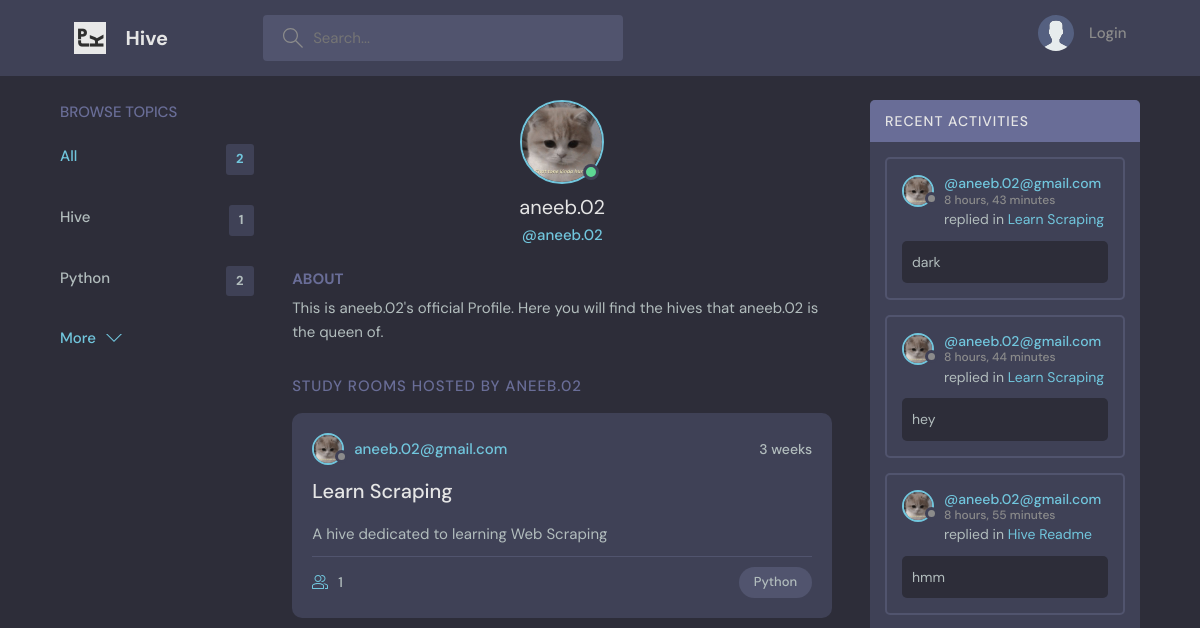
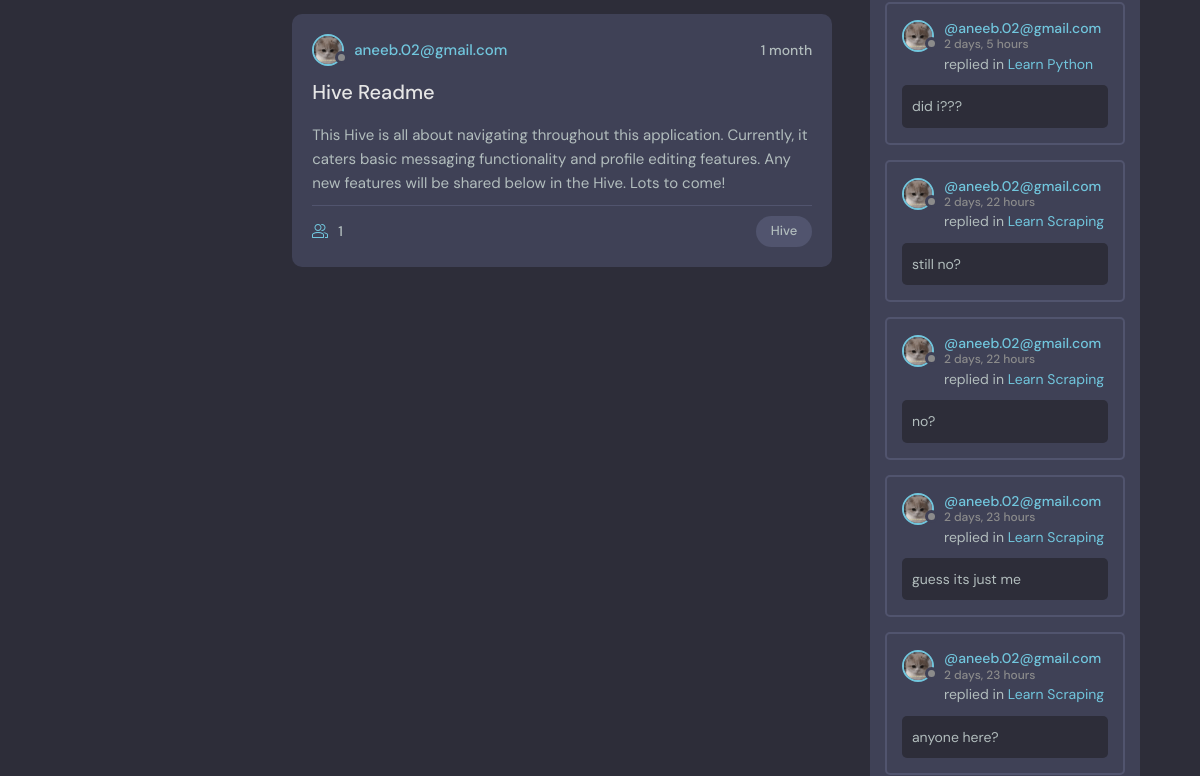
The page /user/2 (upper part) on the database as committed earlier (2 pictures, top to bottom).
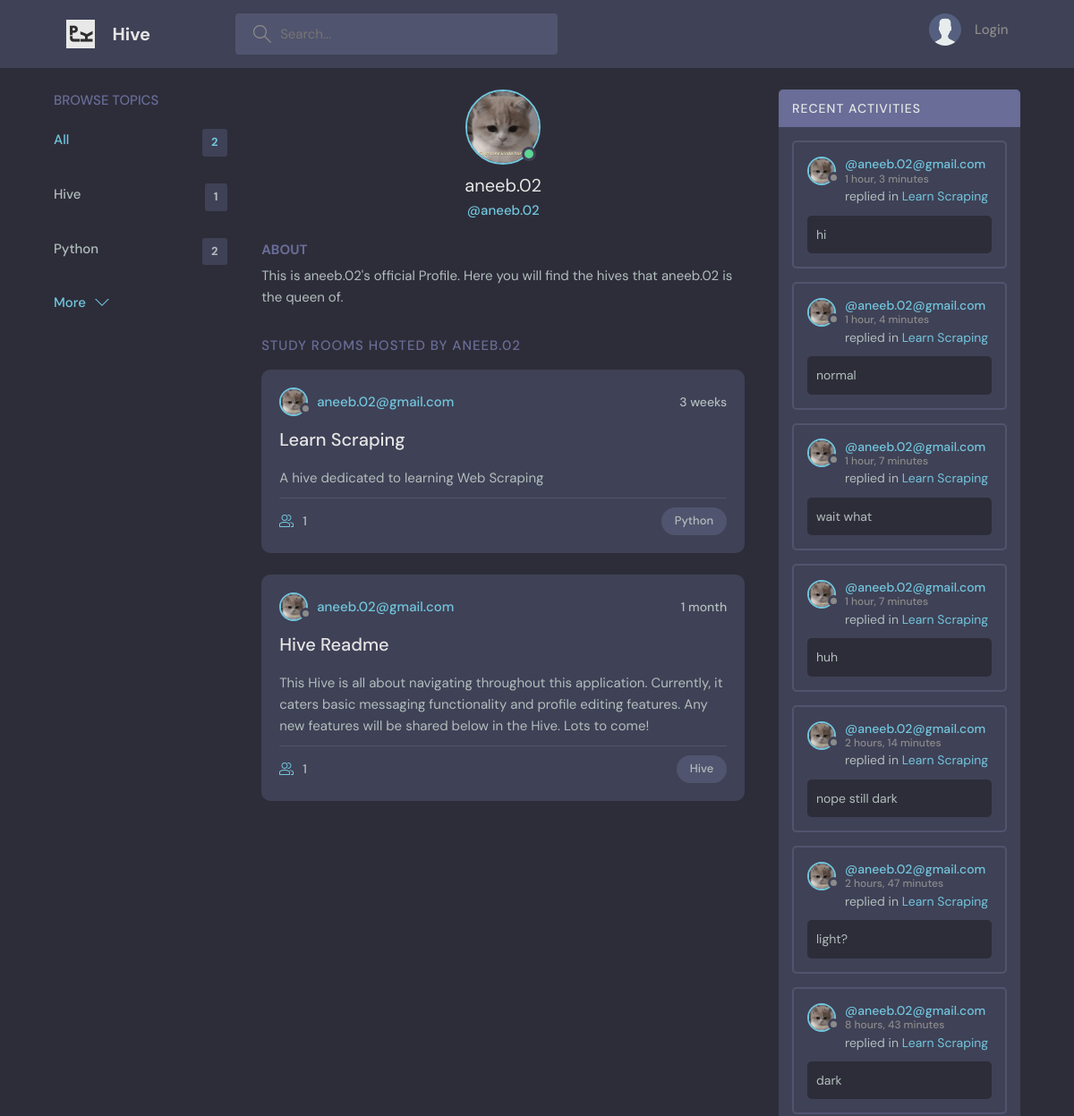
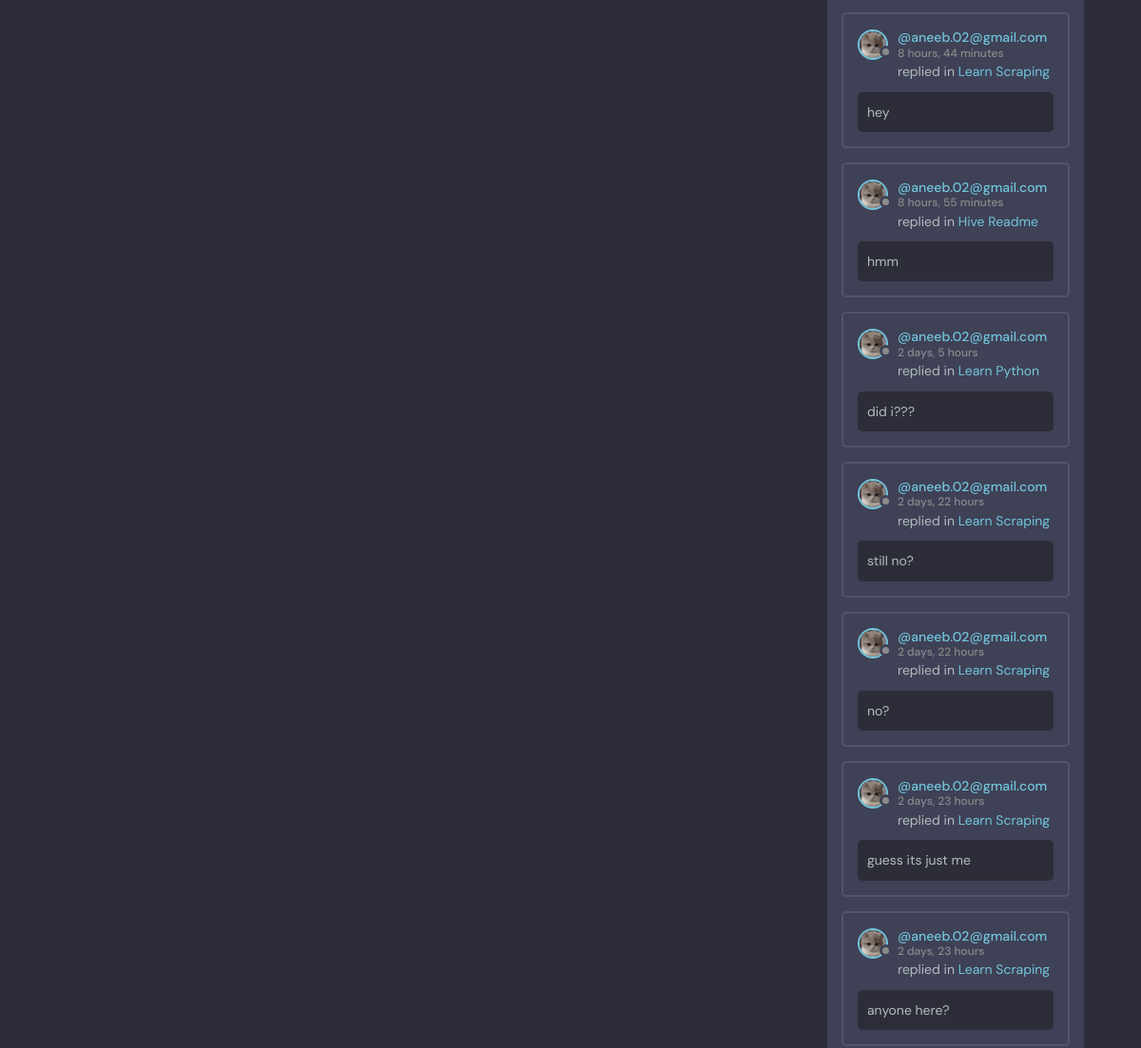
The same page on the database as committed later (2 pictures, top to bottom).
### home/models.py (models this page shows, shortened)
class Topic(models.Model):
  name = models.CharField(max_length=150)
  def __str__(self):
    return self.name

class Hive(models.Model):
  creator = models.ForeignKey(User, on_delete=models.SET_NULL, null=True)
  topic = models.ForeignKey(Topic, on_delete=models.SET_NULL, null=True)
  buzz = models.CharField(max_length=150)
  details = models.TextField(null=True, blank=True)
  members = models.ManyToManyField(User, related_name='members', blank=True)
  updated = models.DateTimeField(auto_now=True) #auto timestamp
  created_at = models.DateTimeField(auto_now_add=True)
  class Meta:
    ordering = ['-updated', '-created_at']
  def __str__(self):
    return self.buzz

class User(AbstractUser):
  name = models.CharField(max_length=200, null=True)
  email = models.EmailField(unique=True, null=True)
  bio = models.TextField(null=True)
  avatar = models.ImageField(null=True, default='avatar.svg')
  USERNAME_FIELD = 'email'
  REQUIRED_FIELDS = []

class Message(models.Model):
  user = models.ForeignKey(User, on_delete=models.CASCADE)
  hive = models.ForeignKey(Hive, on_delete=models.CASCADE) #delete all msgs with the room
  body = models.TextField()
  updated = models.DateTimeField(auto_now=True) #auto timestamp
  created_at = models.DateTimeField(auto_now_add=True)
  class Meta:
    ordering = ['-updated', '-created_at']

### home/views.py (the view)
# urls.py: path('user/<str:pk>', views.userProfile, name='user-profile'),
def userProfile(request, pk):
  user = User.objects.get(id=pk)
  hives = user.hive_set.all()
  topics = Topic.objects.filter(hive__in=hives).distinct()
  chats = user.message_set.all()
  context = {
    "user": user,
    "hives": hives,
    "topics": topics,
    "chats": chats,
  }
  return render(request, 'home/profile.html', context)

### home/templates/home/profile.html (shortened to what this page needs)
{% extends 'main.html' %}
{%block content%}
  <main class="profile-page layout layout--3">
    <div class="container">
      <div class="topics">
        {% include 'home/topic_comps.html' %}
      </div>
      <div class="roomList">
        <div class="profile">
          <div class="profile__avatar">
            <div class="avatar avatar--large active">
              <img src="{{user.avatar.url}}" />
            </div>
          </div>
          <div class="profile__info">
            <h3>{{user.username}}</h3>
            <p>@{{user.username}}</p>
          </div>
          <div class="profile__about">
            <h3>About</h3>
            <p>
              This is {{user.username}}'s official Profile. Here you will find the hives that {{user.username}} is the queen of.
            </p>
          </div>
        </div>
        <div class="roomList__header">
          <div>
            <h2>Study Rooms Hosted by {{user.username}}</a>
            </h2>
          </div>
        </div>
        {% include 'home/feed_comps.html' %}
      </div>
      <div class="activities">
        <div class="activities__header">
          <h2>Recent Activities</h2>
        </div>
        {% include 'home/activity_comps.html' %}
      </div>
    </div>
  </main>
  {% endblock content%}

### home/templates/home/topic_comps.html (shortened to what this page needs)
      <div class="topics">
        <div class="topics__header">
          <h2>Browse Topics</h2>
        </div>
        <ul class="topics__list">
          <li>
            <a href="{% url 'homepage' %}" class="active">All <span>{{topics.count}}</span></a>
          </li>
          {% for topic in topics %}
          <li>
            <a href="{% url 'homepage' %}?q={{ topic.name }}">{{ topic.name }} <span>{{ topic.hive_set.count }}</span></a>
          </li>
          {% endfor %}
        </ul>
        <a class="btn btn--link" href="topics.html">
          More
          <svg version="1.1" xmlns="http://www.w3.org/2000/svg" width="32" height="32" viewBox="0 0 32 32">
            <title>chevron-down</title>
            <path d="M16 21l-13-13h-3l16 16 16-16h-3l-13 13z"></path>
          </svg>
        </a>
      </div>

### home/templates/home/feed_comps.html (shortened to what this page needs)
{% for hive in hives %}
<div class="roomListRoom">
  <div class="roomListRoom__header">
    <a href="{%url 'user-profile' hive.creator.id %}" class="roomListRoom__author">
      <div class="avatar avatar--small">
        <img src="{{hive.creator.avatar.url}}" />
      </div>
      <span>{{hive.creator}}</span>
    </a>
    <div class="roomListRoom__actions">
      <span>{{hive.created_at | timesince}}</span>
    </div>
  </div>
  <div class="roomListRoom__content">
    <a href="{% url 'hive' hive.id%}">{{hive.buzz}}</a>
    <p>
      {{hive.details}}
    </p>
  </div>
  <div class="roomListRoom__meta">
    <a href="room.html" class="roomListRoom__joined">
      {{hive.members.count}}
    </a>
    <p class="roomListRoom__topic">{{hive.topic}}</p>
  </div>
</div>
{% endfor %}

### home/templates/home/activity_comps.html (shortened to what this page needs)
{% for chat in chats %}
<div class="activities__box">
  <div class="activities__boxHeader roomListRoom__header">
    <a href="{% url 'user-profile' chat.user.id%}" class="roomListRoom__author">
      <div class="avatar avatar--small">
        <img src="{{chat.user.avatar.url}}" />
      </div>
      <p>
        @{{chat.user}}
        <span>{{chat.created_at|timesince}}</span>
      </p>
    </a>
  </div>
  <div class="activities__boxContent">
    <p>replied in <a href="{% url 'hive' chat.hive.id %}">{{chat.hive}}</a></p>
    <div class="activities__boxRoomContent">
      {{chat.body}}
    </div>
  </div>
</div>
{% endfor %}

Rows that differ between the two databases and show on the page:
added Message: user.avatar (picture), user "aneeb.02@gmail.com", created_at "1 hour, 3 minutes", hive "Learn Scraping", body "hi"
added Message: user.avatar (picture), user "aneeb.02@gmail.com", created_at "1 hour, 4 minutes", hive "Learn Scraping", body "normal"
added Message: user.avatar (picture), user "aneeb.02@gmail.com", created_at "1 hour, 7 minutes", hive "Learn Scraping", body "wait what"
added Message: user.avatar (picture), user "aneeb.02@gmail.com", created_at "1 hour, 7 minutes", hive "Learn Scraping", body "huh"
added Message: user.avatar (picture), user "aneeb.02@gmail.com", created_at "2 hours, 14 minutes", hive "Learn Scraping", body "nope still dark"
added Message: user.avatar (picture), user "aneeb.02@gmail.com", created_at "2 hours, 47 minutes", hive "Learn Scraping", body "light?"
